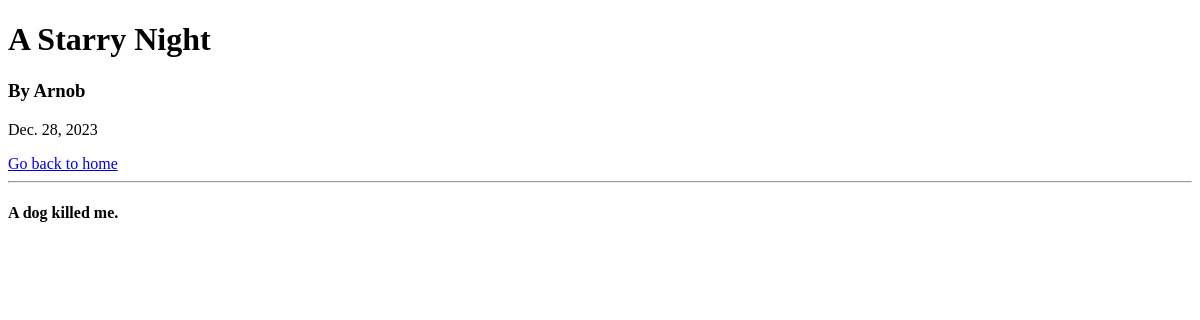
/post/1/, run on an earlier commit of the app's database.
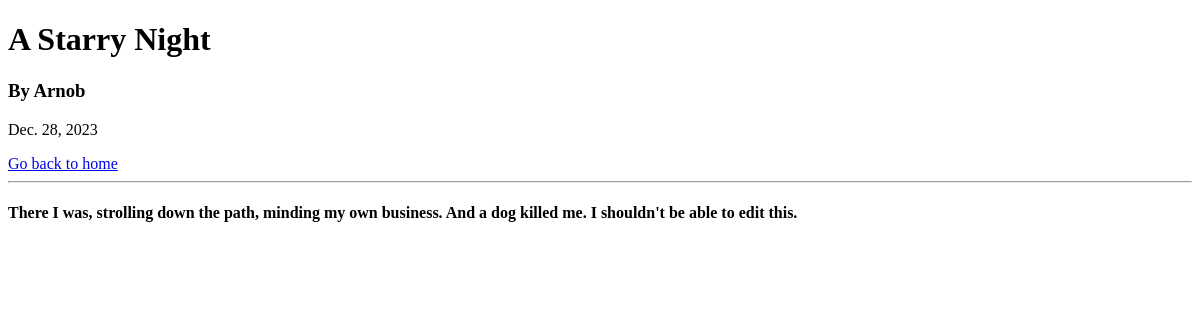
And on a later commit of the database.
### post/models.py (models this page shows)
class Post(models.Model):
    user = get_user_model()
    author = models.ForeignKey(user, on_delete = models.CASCADE)
    title = models.CharField(max_length=200)
    content = models.TextField()
    created_at = models.DateTimeField(auto_now_add=True)

### feed/views.py (the view)
# urls.py: path('post/<pk>/', views.ViewPost.as_view(), name='post'),
class ViewPost(DetailView):
    model = models.Post
    template_name = 'post/post_viewer.html'
    context_object_name = 'post'

### templates/post/post_viewer.html (shortened to what this page needs)
{% extends 'base.html' %}
{% block body %}
    <div>
        <h1>{{ post.title | title }}</h1>
        <h3>By {{ post.author | title }}</h3>
        <p>{{ post.created_at | date }}</p>
        <a href="{% url 'feed:all' %}">Go back to home</a>
        <hr>
        <h4>{{ post.content }}</h4>
    </div>
{% endblock %}

What changed in the data, as far as the page shows it:
changed Post "A Starry Night": content "A dog killed me." → "There I was, strolling down the path, minding my own business. And a dog killed me. I shouldn't be able to edit this."
